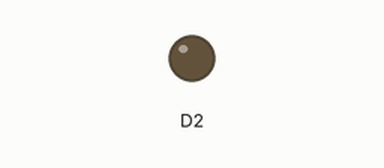
This sketch was run on a simulated ESP8266 (NodeMCU). On the bench: output pins drawn as LEDs (lit = HIGH).

Above: at 0.1 s.
At 2.5 s:
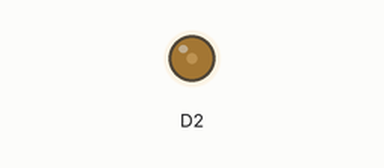
At 5.1 s:
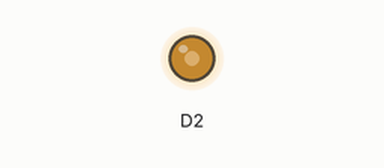
At 10.3 s:
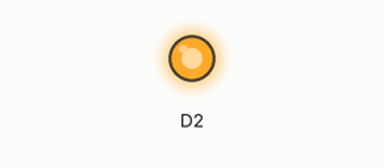
Timing chart, 0 to 11.8 s (numbered marks = the images above):
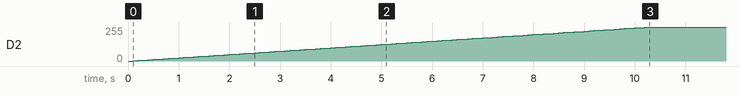

The sketch:

PWN-LED-smooth-on.ino
```cpp
int k=0;
void setup() {
  pinMode(D2, OUTPUT);
}

void loop() {
  while(k<1024) {
    analogWrite(D2, k);
    k+=10;
    delay(100);
    if(k == 1023) {
      k=0;
    }
  }
}
```

Measured:
- by itself, D2: moves from 0/255 to 254/255 over 10.1 s
